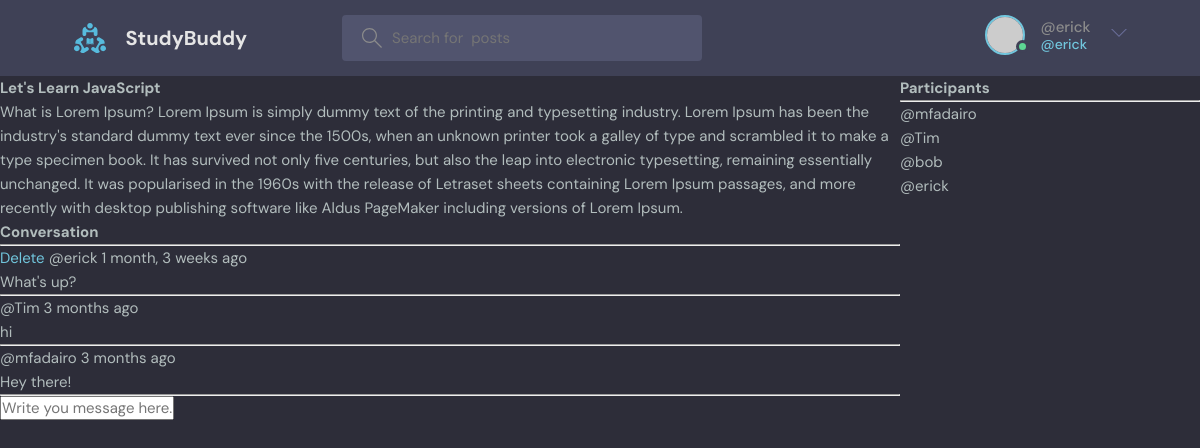
/room/1/ (signed in), run on the app's committed database.
### base/models.py (models this page shows, shortened)
class Room(models.Model):
    host = models.ForeignKey(User, on_delete=models.SET_NULL, null=True)
    topic = models.ForeignKey(Topic, on_delete=models.SET_NULL, null=True)
    name = models.CharField(max_length=200)
    description = models.TextField(null=True, blank=True)
    participants = models.ManyToManyField(User, related_name='participants', blank=True)
    update = models.DateTimeField(auto_now=True)
    created = models.DateTimeField(auto_now_add=True)
    class Meta:
       ordering = ["-update", "-created"]

class Message(models.Model):
    user = models.ForeignKey(User, on_delete=models.CASCADE)
    room = models.ForeignKey(Room,on_delete=models.CASCADE)
    body = models.TextField()
    update = models.DateTimeField(auto_now=True)
    created = models.DateTimeField(auto_now_add=True)
    class Meta:
       ordering = ["-update", "-created"]

### base/views.py (the view, shortened to what this page needs)
# urls.py: path('room/<str:pk>/', views.room, name="room"),
def room(request, pk):
    room = Room.objects.get(id=pk)
    room_messages = room.message_set.all()
    participants = room.participants.all()
    context = {'room': room, 'room_messages': room_messages,
               'participants': participants}
    return render(request, 'base/room.html', context)

### base/templates/base/room.html (shortened to what this page needs)
{% extends 'main.html' %}
{% block content %}
<div class="room-container">
    <div>
<h1> {{room.name}} </h1>
<p>{{room.description}}</p>
<div class="comment-wrapper">
    <h3>Conversation</h3>
    <hr>
    {% for message in room_messages %}
    <div>
        {% if request.user == message.user %}
        <a href="{% url 'delete-message' message.id%}">Delete</a>
        {% endif %}
        <small>@{{message.user}} {{message.created|timesince}} ago</small>
        <p>{{message.body}}</p>
        <hr>
    </div>
    {% endfor %}
</div>
{% if request.user.is_authenticated %}
<div class="comment-form">
    <form method="POST" action="">
        <input type="text" name="body" placeholder="Write you message here..."/>
    </form>
</div>
{% endif %}
</div>
<div>
    <h3>Participants</h3>
    <hr>
    {% for user in participants %}
        <div>
            <p>@{{user.username}}</p>
        </div>
    {% endfor %}
</div>
</div>
{% endblock %}

### templates/navbar.html (shortened to what this page needs)
{% load static %}
<header class="header header--loggedIn">
    <div class="container">
      <a href="{% url 'home' %}" class="header__logo">
        <img src="{% static 'images/logo.svg' %}" />
        <h1>StudyBuddy</h1>
      </a>
      <form class="header__search" method="GET" action="{% url 'home' %}" >
        <label>
          <input name="q" placeholder="Search for  posts" />
        </label>
      </form>
      <nav class="header__menu">
        {% if request.user.is_authenticated %}
        <div class="header__user">
          <a href="profile.html">
            <div class="avatar avatar--medium active">
              <img src="https://randomuser.me/api/portraits/men/37.jpg" />
            </div>
            <p>@{{request.user.username}} <span>@{{request.user.username}}</span></p>
          </a>
          <button class="dropdown-button">
            <svg version="1.1" xmlns="http://www.w3.org/2000/svg" width="32" height="32" viewBox="0 0 32 32">
              <title>chevron-down</title>
              <path d="M16 21l-13-13h-3l16 16 16-16h-3l-13 13z"></path>
            </svg>
          </button>
        </div>
        {% else %}
        <a href="{% url 'login' %}">
          <img src="{% static 'images/avatar.svg' %}" />
          <p>Login</p>
        </a>
        {% endif %}
      </nav>
    </div>
  </header>

### static/styles/style.css (style rules this page uses)
:root { --color-main: #71c6dd; --color-main-light: #e1f6fb; --color-dark: #3f4156; --color-dark-medium: #51546e; --color-dark-light: #696d97; --color-light: #e5e5e5; --color-gray: #8b8b8b; --color-light-gray: #b2bdbd; --color-bg: #2d2d39; --color-success: #5dd693; --color-error: #fc4b0b; }
* { font-family: "DM Sans", -apple-system, BlinkMacSystemFont, "Segoe UI", Roboto, Oxygen, Ubuntu, Cantarell, "Open Sans", "Helvetica Neue", sans-serif; margin: 0; padding: 0; box-sizing: border-box; text-rendering: optimizeLegibility; font-size: inherit; }
html { font-size: 56.25%; }
@media only screen and (min-width: 1200px) { html { font-size: 62.5%; } }
body { line-height: 1.6; font-weight: 400; font-size: 1.5rem; color: var(--color-light-gray); background-color: var(--color-bg); min-height: 100vh; }
img { width: 100%; }
a { display: inline-block; color: var(--color-main); text-decoration: none; }
.container { max-width: 120rem; width: 90%; margin: auto; }
.avatar { position: relative; display: inline-block; border-radius: 50%; border: 2px solid var(--color-main); }
.avatar img { display: block; border-radius: 50%; object-fit: cover; object-position: center; }
.avatar::after { content: ""; display: block; position: absolute; background-color: var(--color-gray); z-index: 111; border-radius: 50%; border: 0.3rem solid var(--color-dark); }
.avatar.active::after { background-color: var(--color-success); }
.avatar.avatar--medium img { width: 3.6rem; height: 3.6rem; border-radius: 50%; }
.avatar.avatar--medium:after { width: 0.7rem; height: 0.7rem; bottom: 0px; right: -6px; }
.header { padding: 1.5rem; background-color: var(--color-dark); }
.header > .container { display: flex; gap: 9.5rem; }
.header__logo, .header__user { display: flex; gap: 2rem; align-items: center; }
.header__logo > img { height: 3.2rem; width: 3.2rem; }
.header__logo > h1 { font-weight: 700; font-size: 2rem; color: var(--color-light); }
.header__search > label { background-color: var(--color-dark-medium); padding: 1.3rem 1rem; display: flex; align-items: center; gap: 1rem; border-radius: 4px; }
.header__search svg { fill: var(--color-gray); width: 2rem; height: 2rem; margin-left: 1rem; }
.header__search input { width: 30rem; background: transparent; border: none; outline: none; color: var(--color-light); }
.header__menu { margin-left: auto; position: relative; }
.header__menu a { display: flex; gap: 1.5rem; align-items: center; font-weight: 500; text-decoration: none; color: var(--color-gray); }
.header__menu img { height: 3.6rem; }
.header__menu p { line-height: 1.2; }
.header__menu span { color: var(--color-main); font-weight: 500; font-size: 1.4rem; display: block; }
.header__menu svg { width: 1.6rem; height: 1.6rem; fill: var(--color-dark-light); }
.dropdown-button { background: transparent; border: 0; outline: 0; cursor: pointer; }

### base/templates/base/room.html (style rules this page uses)
.room-container { display: grid; grid-template-columns: 3fr 1fr; }

### data on the page
Room: name "Let's Learn JavaScript", description "What is Lorem Ipsum? Lorem Ipsum is simply dummy text of the printing and typesetting industry. Lorem Ipsum has been the industry's standard dummy text ever since the 1500s, when an unknown printer took a galley of type and scrambled it to make a type specimen book. It has survived not only five centuries, but also the leap into electronic typesetting, remaining essentially unchanged. It was popularised in the 1960s with the release of Letraset sheets containing Lorem Ipsum passages, and more recently with desktop publishing software like Aldus PageMaker including versions of Lorem Ipsum."
Message: shows "Delete", user "erick", created "1 month, 3 weeks", body "What's up?"
Message: user "Tim", created "3 months", body "hi"
Message: user "mfadairo", created "3 months", body "Hey there!"

### other printed values
{{ request.user.username }} "erick"
{{ user.username }} "mfadairo"
{{ user.username }} "Tim"
{{ user.username }} "bob"
{{ user.username }} "erick"
